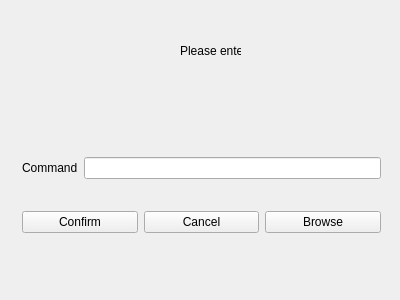
<?xml version="1.0" encoding="UTF-8"?>
<ui version="4.0">
 <class>Widget</class>
 <widget class="QWidget" name="Widget">
  <property name="geometry">
   <rect>
    <x>0</x>
    <y>0</y>
    <width>400</width>
    <height>300</height>
   </rect>
  </property>
  <property name="windowTitle">
   <string>Widget</string>
  </property>
  <widget class="QLabel" name="label_2">
   <property name="geometry">
    <rect>
     <x>180</x>
     <y>40</y>
     <width>61</width>
     <height>21</height>
    </rect>
   </property>
   <property name="text">
    <string>Please enter</string>
   </property>
  </widget>
  <widget class="QWidget" name="">
   <property name="geometry">
    <rect>
     <x>11</x>
     <y>120</y>
     <width>381</width>
     <height>151</height>
    </rect>
   </property>
   <layout class="QVBoxLayout" name="verticalLayout">
    <item>
     <layout class="QHBoxLayout" name="horizontalLayout_2">
      <item>
       <widget class="QLabel" name="label">
        <property name="text">
         <string>Command</string>
        </property>
       </widget>
      </item>
      <item>
       <widget class="QLineEdit" name="cmdLineEdit"/>
      </item>
     </layout>
    </item>
    <item>
     <layout class="QHBoxLayout" name="horizontalLayout">
      <item>
       <widget class="QPushButton" name="commitBtn">
        <property name="text">
         <string>Confirm</string>
        </property>
       </widget>
      </item>
      <item>
       <widget class="QPushButton" name="cancelBtn">
        <property name="text">
         <string>Cancel</string>
        </property>
       </widget>
      </item>
      <item>
       <widget class="QPushButton" name="browseBtn">
        <property name="text">
         <string>Browse</string>
        </property>
       </widget>
      </item>
     </layout>
    </item>
   </layout>
  </widget>
 </widget>
 <layoutdefault spacing="6" margin="11"/>
 <resources/>
 <connections/>
</ui>
